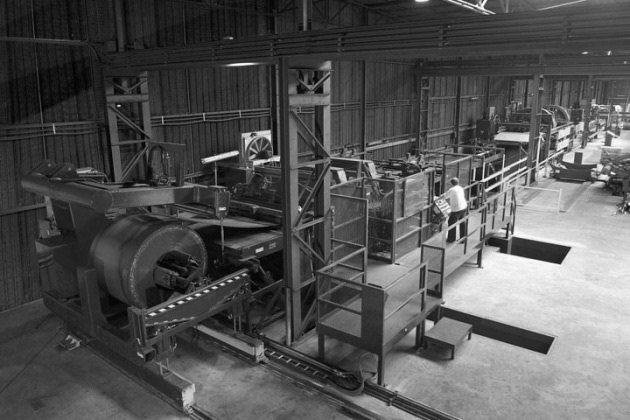
%> input picture DigImageProcessing/exercise1/input_images/factory.jpg, 630 x 420 px
$ octave erwtima3.m   (GNU Octave 9; MATLAB toolbox functions it lacks are replaced by stand-ins)
%> lines starting %> are read from the running program, lines starting %| are printed output that depends on the picture; in (x1, y1, x2, y2) boxes, pixels count from 0 and x2, y2 are one past the last pixel; in counts of white or black regions, pixels touching at a corner belong together; the program's own positions count from 1
### DigImageProcessing/exercise1/MATLAB_code/my_conv_2D.m
function [ A ] = my_conv_2D( a, h )
a = double(a);
h = double(h);
	d = floor(size(h,1)/2);
	a = padarray(a, [d d], 'replicate');
	[N1, N2] = size(a);
	A = zeros(N1, N2);

	for row=1+d : 1 : N1-d
		for col=1+d : 1 : N2-d
			newVal = a(row-d:row+d, col-d:col+d) .* h;
			A(row, col) = sum( newVal(:) );
		end
	end
	A = A(1+d:end-d, 1+d:end-d);
end

### DigImageProcessing/exercise1/MATLAB_code/erwtima3.m
a = im2double(imread('factory.jpg'));
%> a: size 420x630x3 double; min 0, max 1, mean 0.33
a = a(:,:,1); %It is grayscale
%> a: size 420x630 double

sobelH = [-1 -2 -1 ;  0 0 0 ;  1 2 1];
sobelV = [-1  0  1 ; -2 0 2 ; -1 0 1];

prewittH = [-1 -1 -1 ;  0 0 0 ;  1 1 1];
prewittV = [-1  0  1 ; -1 0 1 ; -1 0 1];


%---------- Edge Detection with Sobel's Mask ----------
Fr = 3;
Fc = 1;
close all;
figure('Position', [100 100 1800 800]);
photo = 1;

gH = my_conv_2D( a, sobelH );
%> after the loop in my_conv_2D, `for row=1+d : 1 : N1-d`:
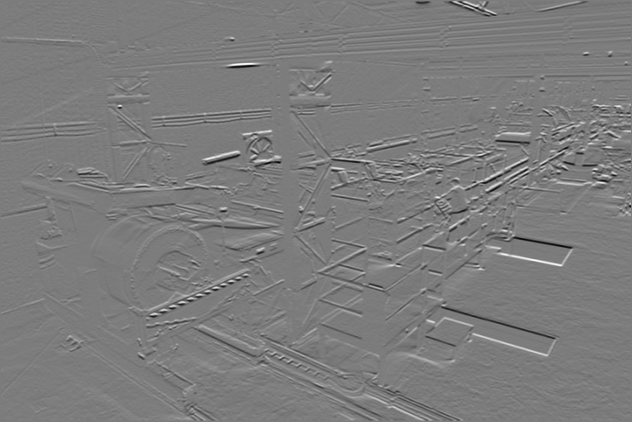
%> A: size 422x632 double; min -3.17, max 3.31, mean 0.00411; drawn with min black and max white
gV = my_conv_2D( a, sobelV );
%> call 2 of my_conv_2D, with h = [-1 0 1; -2 0 2; -1 0 1]
%> after the loop in my_conv_2D (call 2), `for row=1+d : 1 : N1-d`:
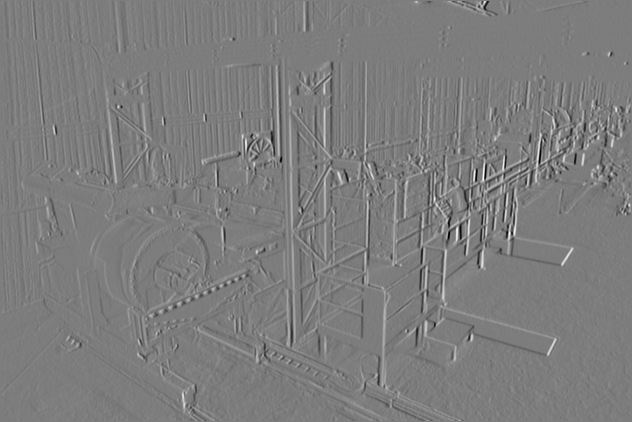
%> A: size 422x632 double; min -2.95, max 3.05, mean 0.00509; drawn with min black and max white
gSob = sqrt(gH.^2 + gV.^2);
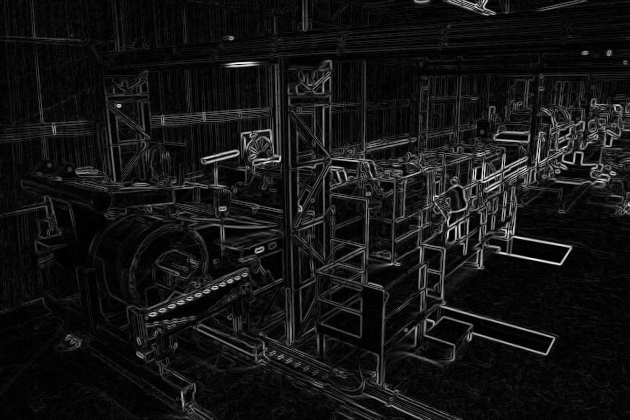
%> gSob: size 420x630 double; min 0, max 3.36, mean 0.269; drawn with min black and max white
subplot(Fr, Fc, photo), photo=photo+1;
imshow(gSob), title('Sobel');

T = 0.2;
gT = gSob;
gT( find(gSob>T) ) = 1;
gT( find(gSob<T) ) = 0;
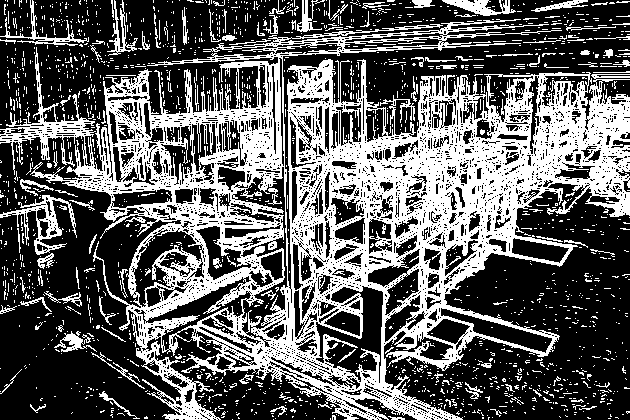
%> gT: size 420x630 double; values 0 (black) and 1 (white), 36.9% white; 1873 white regions (1750 under 20 px), largest, box (x1, y1, x2, y2) and area: (0, 19, 630, 420) 82465, (0, 195, 77, 255) 1108, (442, 0, 516, 16) 572
subplot(Fr, Fc, photo), photo=photo+1;
imshow(gT), title( sprintf('Sobel with Global Threshold \nT=%.3f', T) );

T = 0.3;
gT = gSob;
gT( find(gSob>T) ) = 1;
gT( find(gSob<T) ) = 0;
%> gT: size 420x630 double; values 0 (black) and 1 (white), 25.1% white; 1245 white regions (1152 under 20 px), largest, box (x1, y1, x2, y2) and area: (185, 59, 630, 420) 39036, (35, 61, 284, 420) 15943, (0, 56, 93, 160) 963
subplot(Fr, Fc, photo), photo=photo+1;
imshow(gT), title( sprintf('Sobel with Global Threshold \nT=%.3f', T) );
%print(gcf, '-dpng', 'erwtima3_1sob.png');

%---------- Edge Detection with Prewitt's Mask ----------
Fr = 3;
Fc = 1;

figure('Position', [100 100 1800 800]);
photo = 1;

gH = my_conv_2D( a, prewittH );
gV = my_conv_2D( a, prewittV );
gPre = sqrt(gH.^2 + gV.^2);
subplot(Fr, Fc, photo), photo=photo+1;
imshow(gPre), title('Prewitt');
%> after `imshow(gPre)`:
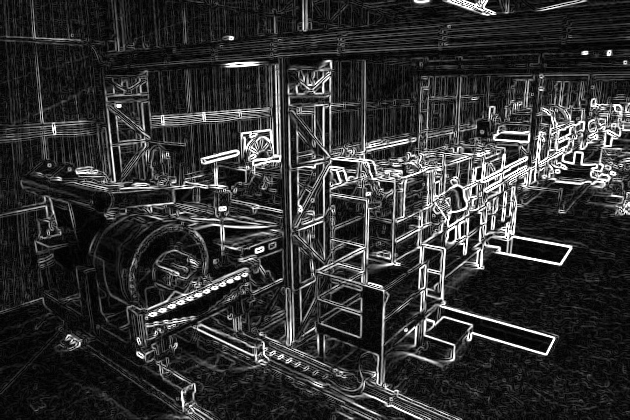
%> displayed picture: size 420x630, on the screen's scale of 0 to 255; min 0, max 255, mean 48.4

T = 0.2;
gT = gPre;
gT( find(gPre<T) ) = 0;
gT( find(gPre>T) ) = 1;
subplot(Fr, Fc, photo), photo=photo+1;
imshow(gT), title( sprintf('Prewitt with Global Threshold \nT=%.3f', T) );

T = 0.3;
gT = gPre;
gT( find(gPre<T) ) = 0;
gT( find(gPre>T) ) = 1;
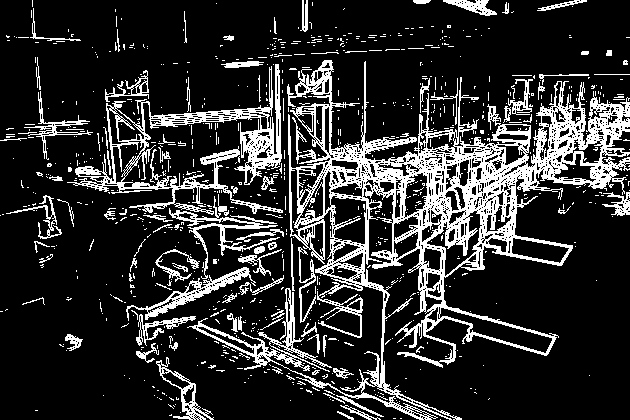
%> gT: size 420x630 double; values 0 (black) and 1 (white), 18.4% white in thin lines or dots
subplot(Fr, Fc, photo), photo=photo+1;
imshow(gT), title( sprintf('Prewitt with Global Threshold \nT=%.3f', T) );
%print(gcf, '-dpng', 'erwtima3_1pre.png');

%---------- Global Threshold Selection using Histogram Info ----------
Fr = 2;
Fc = 2;
figure('Position', [100 100 1800 800]);
photo = 1;

subplot(Fr, Fc, photo), photo=photo+1;
imhist(gSob), title( sprintf('Sobel''s Mask Histogram') );

T = 0.34;
gT = gSob;
gT( find(gSob<T) ) = 0;
gT( find(gSob>T) ) = 1;
%> gT: size 420x630 double; values 0 (black) and 1 (white), 22.1% white; 1064 white regions (974 under 20 px), largest, box (x1, y1, x2, y2) and area: (186, 60, 630, 420) 35168, (65, 64, 284, 350) 12381, (136, 342, 218, 420) 936
subplot(Fr, Fc, photo), photo=photo+1;
imshow(gT), title( sprintf('Sobel with Global Threshold \nT=%.3f', T) );


subplot(Fr, Fc, photo), photo=photo+1;
imhist(gPre), title( sprintf('Prewitt''s Mask Histogram') );

T = 0.25;
gT = gPre;
gT( find(gPre<T) ) = 0;
gT( find(gPre>T) ) = 1;
%> gT: size 420x630 double; values 0 (black) and 1 (white), 22.4% white; 1041 white regions (953 under 20 px), largest, box (x1, y1, x2, y2) and area: (186, 60, 630, 420) 35105, (65, 62, 284, 348) 12811, (0, 56, 93, 160) 821
subplot(Fr, Fc, photo), photo=photo+1;
imshow(gT), title( sprintf('Prewitt with Global Threshold \nT=%.3f', T) );
%> after `title( sprintf('Prewitt with Global Threshold \nT=%.3f', T) )`:
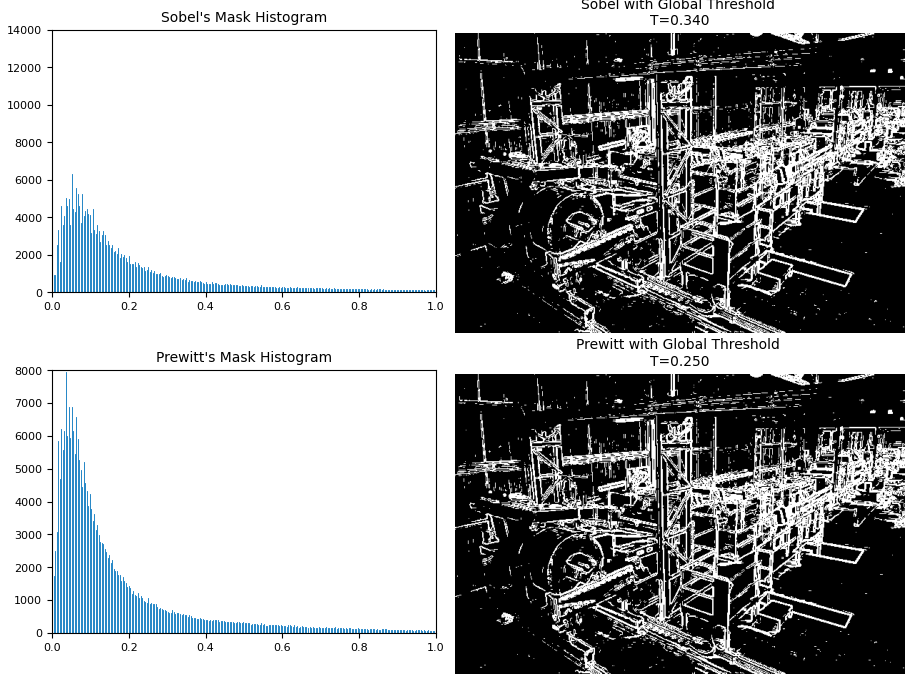
%> figure redrawn from the program's plot data, 4 panels
%print(gcf, '-dpng', 'erwtima3_2.png');
